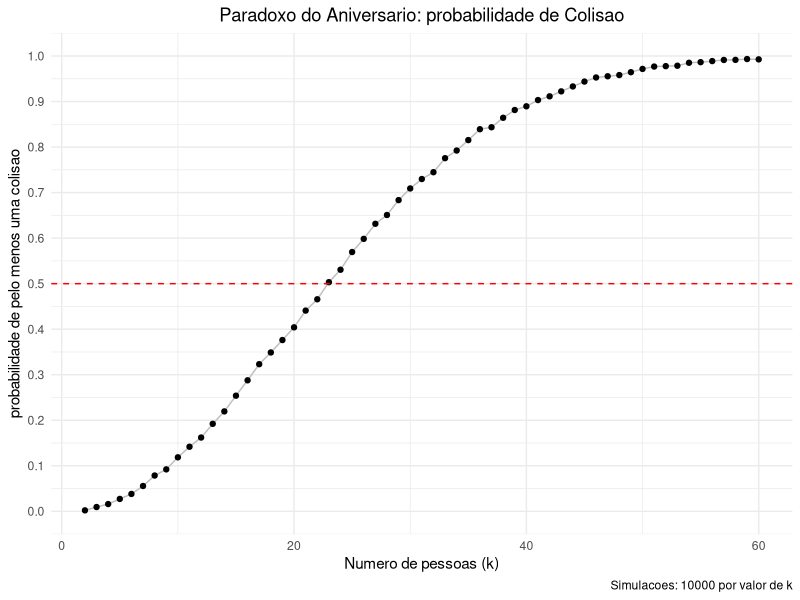

This figure's R source:
## ---- chunk 1
knitr::opts_chunk$set(echo = TRUE)
## ---- chunk 2
set.seed(779786)

colisao <- function(k, N) {
  aniversarios <- sample(1:N, k, replace = TRUE)   
  return(length(unique(aniversarios)) < k)         #verficando se ha colisao, 
                                                   #TRUE: existe pelo menos uma coincidencia (colisao) de aniversarios
                                                   #FALSE:todos os aniversarios são diferentes
  
}

paradoxo <- function(k_min, k_max, M, N) {
  resultados <- list()  
  k_vals <- k_min:k_max
  prob_colisao <- numeric(length(k_vals))
  
  for (i in seq_along(k_vals)) {
    k <- k_vals[i]
    M_simulacoes <- replicate(M, colisao(k, N)) #para cada k realiza M simulacoes
    prob_colisao[i] <- mean(M_simulacoes)  #media dos resultado (TRUE = 1; FALSE = 0)
  }
  
  df_resultados <- data.frame(pessoas = k_vals, probabilidade = prob_colisao)
  return(df_resultados)
}

#paramentros indicados no projeto
N <- 365           #numero de possiveis aniversarios
M <- 10000         #numero de simulacoes para cada um dos k
k_min <- 2        #valor minimo para k 
k_max <- 60       #valor maximo para k

df_resultados <- paradoxo(k_min, k_max, M, N)
print(df_resultados)

#respondendo a pergunta 'quantas pessoas são necessárias para que a chance de coincidencia
#seja de aproximadamente 50%?
prob_0.5 <- which.min(abs(df_resultados$probabilidade - 0.5))
pessoas_0.5 <- df_resultados$pessoas[prob_0.5]

cat("\nNumero de pessoas onde P(colisao) ≈ 0.5:", pessoas_0.5, "\n")
cat("Probabilidade estimada para", pessoas_0.5, "pessoas:",
    round(df_resultados$probabilidade[prob_0.5], 4), "\n")

#a linha vermelha mostra a quantidade de pessoas necessarias para que que a chance de coincidencia
#seja de aproximadamente 50%? 
library(ggplot2)
grafico <- ggplot(df_resultados, aes(x = pessoas, y = probabilidade)) +
  geom_line(color = "grey") +
  geom_point(color = "black") +
  geom_hline(yintercept = 0.5, color = "red", linetype = "dashed") +
  scale_y_continuous(limits = c(0, 1), breaks = seq(0,1,0.1)) +
  labs(
    title = "Paradoxo do Aniversario: probabilidade de Colisao",
    x = "Numero de pessoas (k)",
    y = "probabilidade de pelo menos uma colisao",
    caption = paste("Simulacoes:", M, "por valor de k")
  ) +
  theme_minimal() +
  theme(plot.title = element_text(hjust = 0.5))
print(grafico)
